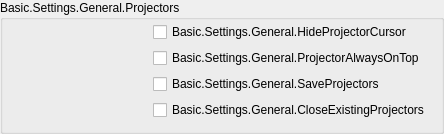
                   <widget class="QGroupBox" name="groupBox_14">
                    <property name="title">
                     <string>Basic.Settings.General.Projectors</string>
                    </property>
                    <layout class="QFormLayout" name="formLayout_28">
                     <property name="fieldGrowthPolicy">
                      <enum>QFormLayout::AllNonFixedFieldsGrow</enum>
                     </property>
                     <property name="topMargin">
                      <number>2</number>
                     </property>
                     <item row="0" column="1">
                      <widget class="PLSCheckBox" name="hideProjectorCursor">
                       <property name="text">
                        <string>Basic.Settings.General.HideProjectorCursor</string>
                       </property>
                      </widget>
                     </item>
                     <item row="1" column="1">
                      <widget class="PLSCheckBox" name="projectorAlwaysOnTop">
                       <property name="text">
                        <string>Basic.Settings.General.ProjectorAlwaysOnTop</string>
                       </property>
                      </widget>
                     </item>
                     <item row="2" column="1">
                      <widget class="PLSCheckBox" name="saveProjectors">
                       <property name="text">
                        <string>Basic.Settings.General.SaveProjectors</string>
                       </property>
                      </widget>
                     </item>
                     <item row="3" column="1">
                      <widget class="PLSCheckBox" name="closeProjectors">
                       <property name="text">
                        <string>Basic.Settings.General.CloseExistingProjectors</string>
                       </property>
                      </widget>
                     </item>
                     <item row="0" column="0">
                      <spacer name="horizontalSpacer">
                       <property name="orientation">
                        <enum>Qt::Horizontal</enum>
                       </property>
                       <property name="sizeType">
                        <enum>QSizePolicy::Fixed</enum>
                       </property>
                       <property name="sizeHint" stdset="0">
                        <size>
                         <width>133</width>
                         <height>5</height>
                        </size>
                       </property>
                      </spacer>
                     </item>
                    </layout>
                   </widget>
